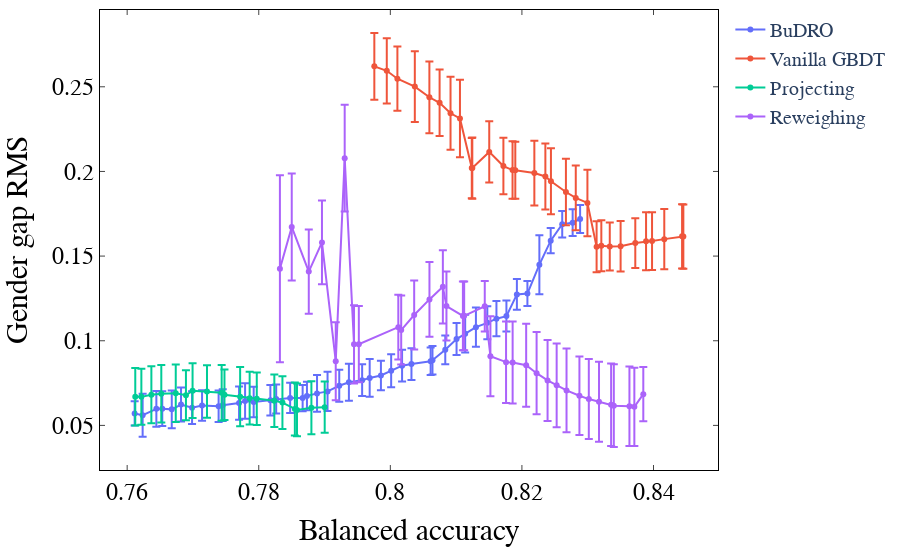

Notebook code cell kept with this figure:
### Markdown cell above
The figure from the appendix

### Code cell
iplot(go.Figure(data=traces0+van+proj+rw, layout=layout))
